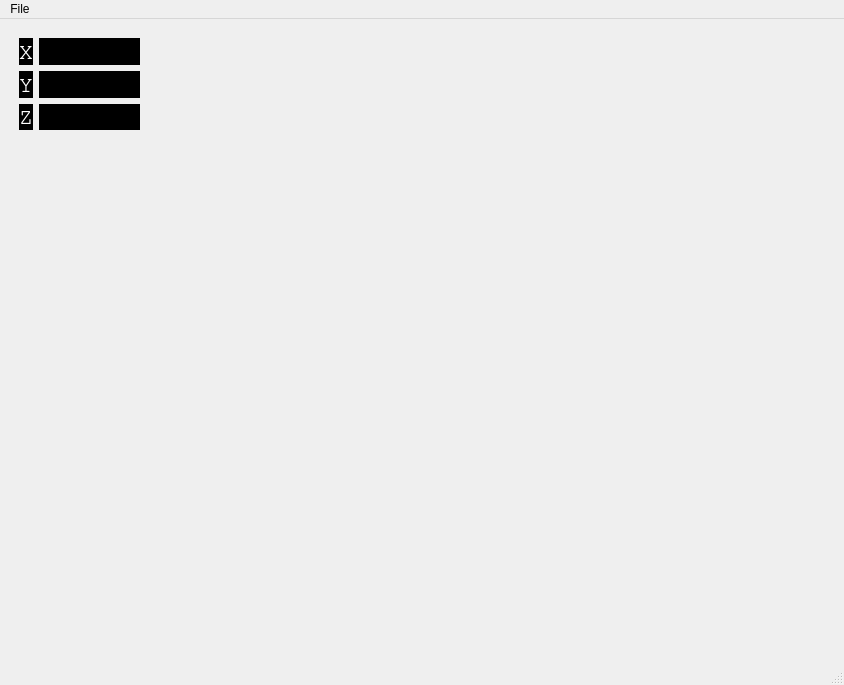
<?xml version="1.0" encoding="UTF-8"?>
<ui version="4.0">
 <class>MainWindow</class>
 <widget class="QMainWindow" name="MainWindow">
  <property name="geometry">
   <rect>
    <x>0</x>
    <y>0</y>
    <width>844</width>
    <height>685</height>
   </rect>
  </property>
  <property name="windowTitle">
   <string>MainWindow</string>
  </property>
  <widget class="QWidget" name="centralwidget">
   <layout class="QVBoxLayout" name="verticalLayout">
    <item>
     <widget class="GcodeBackplot" name="gcodebackplot">
      <widget class="QWidget" name="gridLayoutWidget">
       <property name="geometry">
        <rect>
         <x>10</x>
         <y>10</y>
         <width>121</width>
         <height>92</height>
        </rect>
       </property>
       <layout class="QGridLayout" name="gridLayout">
        <item row="1" column="0">
         <widget class="QLabel" name="label_2">
          <property name="sizePolicy">
           <sizepolicy hsizetype="Minimum" vsizetype="Preferred">
            <horstretch>0</horstretch>
            <verstretch>0</verstretch>
           </sizepolicy>
          </property>
          <property name="font">
           <font>
            <family>Nimbus Mono L</family>
            <pointsize>17</pointsize>
            <weight>50</weight>
            <bold>false</bold>
           </font>
          </property>
          <property name="styleSheet">
           <string notr="true">QLabel{
background-color: transperent;
color: white;
}</string>
          </property>
          <property name="text">
           <string>Y</string>
          </property>
         </widget>
        </item>
        <item row="1" column="1">
         <widget class="DROWidget" name="dro_2">
          <property name="sizePolicy">
           <sizepolicy hsizetype="Expanding" vsizetype="Preferred">
            <horstretch>0</horstretch>
            <verstretch>0</verstretch>
           </sizepolicy>
          </property>
          <property name="font">
           <font>
            <family>Nimbus Mono L</family>
            <pointsize>17</pointsize>
            <weight>50</weight>
            <bold>false</bold>
           </font>
          </property>
          <property name="styleSheet">
           <string notr="true">QLabel{
background-color: transperent;
color: white;
}</string>
          </property>
          <property name="alignment">
           <set>Qt::AlignRight|Qt::AlignTrailing|Qt::AlignVCenter</set>
          </property>
         </widget>
        </item>
        <item row="2" column="1">
         <widget class="DROWidget" name="dro_3">
          <property name="sizePolicy">
           <sizepolicy hsizetype="Expanding" vsizetype="Preferred">
            <horstretch>0</horstretch>
            <verstretch>0</verstretch>
           </sizepolicy>
          </property>
          <property name="font">
           <font>
            <family>Nimbus Mono L</family>
            <pointsize>17</pointsize>
            <weight>50</weight>
            <bold>false</bold>
           </font>
          </property>
          <property name="styleSheet">
           <string notr="true">QLabel{
background-color: transperent;
color: white;
}</string>
          </property>
          <property name="alignment">
           <set>Qt::AlignRight|Qt::AlignTrailing|Qt::AlignVCenter</set>
          </property>
         </widget>
        </item>
        <item row="0" column="0">
         <widget class="QLabel" name="label">
          <property name="sizePolicy">
           <sizepolicy hsizetype="Minimum" vsizetype="Preferred">
            <horstretch>0</horstretch>
            <verstretch>0</verstretch>
           </sizepolicy>
          </property>
          <property name="font">
           <font>
            <family>Nimbus Mono L</family>
            <pointsize>17</pointsize>
            <weight>50</weight>
            <bold>false</bold>
           </font>
          </property>
          <property name="styleSheet">
           <string notr="true">QLabel{
background-color: transperent;
color: white;
}</string>
          </property>
          <property name="text">
           <string>X</string>
          </property>
         </widget>
        </item>
        <item row="0" column="1">
         <widget class="DROWidget" name="dro">
          <property name="sizePolicy">
           <sizepolicy hsizetype="Expanding" vsizetype="Preferred">
            <horstretch>0</horstretch>
            <verstretch>0</verstretch>
           </sizepolicy>
          </property>
          <property name="font">
           <font>
            <family>Nimbus Mono L</family>
            <pointsize>17</pointsize>
            <weight>50</weight>
            <bold>false</bold>
           </font>
          </property>
          <property name="styleSheet">
           <string notr="true">QLabel{
background-color: transperent;
color: white;
}</string>
          </property>
          <property name="alignment">
           <set>Qt::AlignRight|Qt::AlignTrailing|Qt::AlignVCenter</set>
          </property>
         </widget>
        </item>
        <item row="2" column="0">
         <widget class="QLabel" name="label_3">
          <property name="sizePolicy">
           <sizepolicy hsizetype="Minimum" vsizetype="Preferred">
            <horstretch>0</horstretch>
            <verstretch>0</verstretch>
           </sizepolicy>
          </property>
          <property name="font">
           <font>
            <family>Nimbus Mono L</family>
            <pointsize>17</pointsize>
            <weight>50</weight>
            <bold>false</bold>
           </font>
          </property>
          <property name="styleSheet">
           <string notr="true">QLabel{
background-color: transperent;
color: white;
}</string>
          </property>
          <property name="text">
           <string>Z</string>
          </property>
         </widget>
        </item>
       </layout>
      </widget>
     </widget>
    </item>
   </layout>
  </widget>
  <widget class="QMenuBar" name="menubar">
   <property name="geometry">
    <rect>
     <x>0</x>
     <y>0</y>
     <width>844</width>
     <height>20</height>
    </rect>
   </property>
   <widget class="QMenu" name="menuExit">
    <property name="title">
     <string>File</string>
    </property>
    <addaction name="actionExit"/>
    <addaction name="actionOpen"/>
   </widget>
   <addaction name="menuExit"/>
  </widget>
  <widget class="QStatusBar" name="statusbar"/>
  <action name="actionExit">
   <property name="text">
    <string>Exit</string>
   </property>
   <property name="shortcut">
    <string>Ctrl+Q</string>
   </property>
  </action>
  <action name="actionOPEN">
   <property name="text">
    <string>oPEN</string>
   </property>
  </action>
  <action name="actionOpen">
   <property name="text">
    <string>Open</string>
   </property>
   <property name="shortcut">
    <string>Ctrl+O</string>
   </property>
  </action>
 </widget>
 <customwidgets>
  <customwidget>
   <class>GcodeBackplot</class>
   <extends>QWidget</extends>
   <header>QtPyVCP.widgets.display_widgets.gcode_backplot</header>
   <container>1</container>
  </customwidget>
  <customwidget>
   <class>DROWidget</class>
   <extends>QLabel</extends>
   <header>QtPyVCP.widgets.display_widgets.dro_widget</header>
  </customwidget>
 </customwidgets>
 <resources/>
 <connections/>
</ui>
